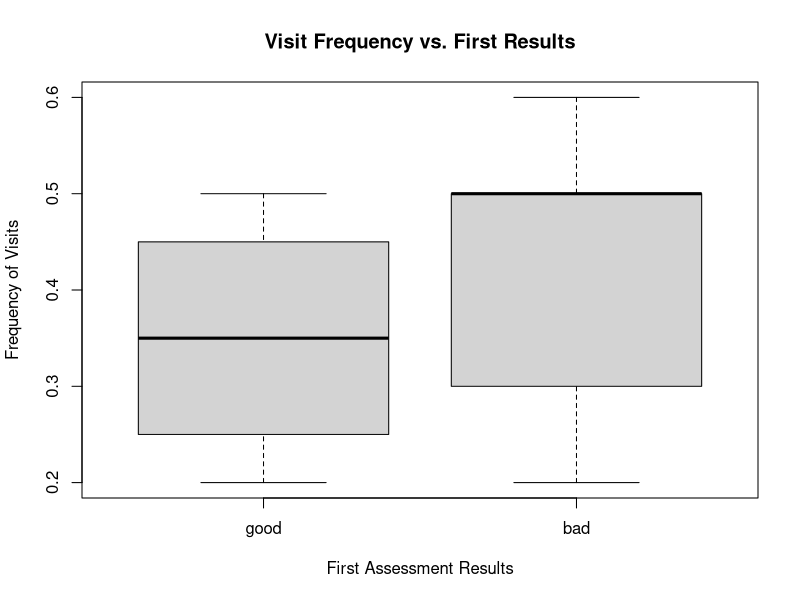
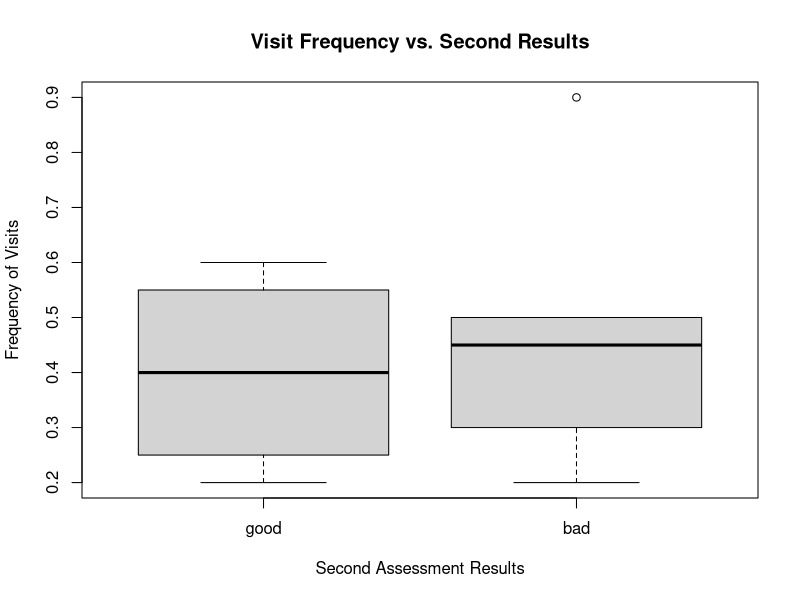
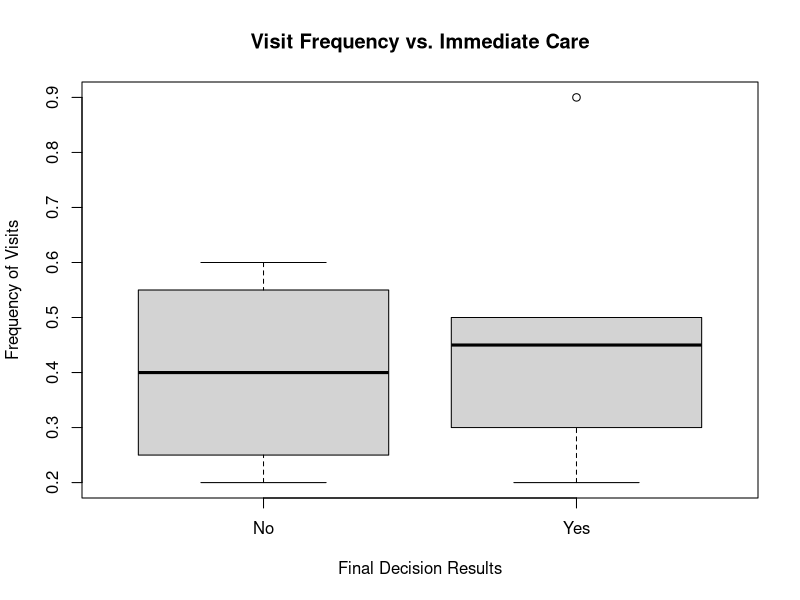
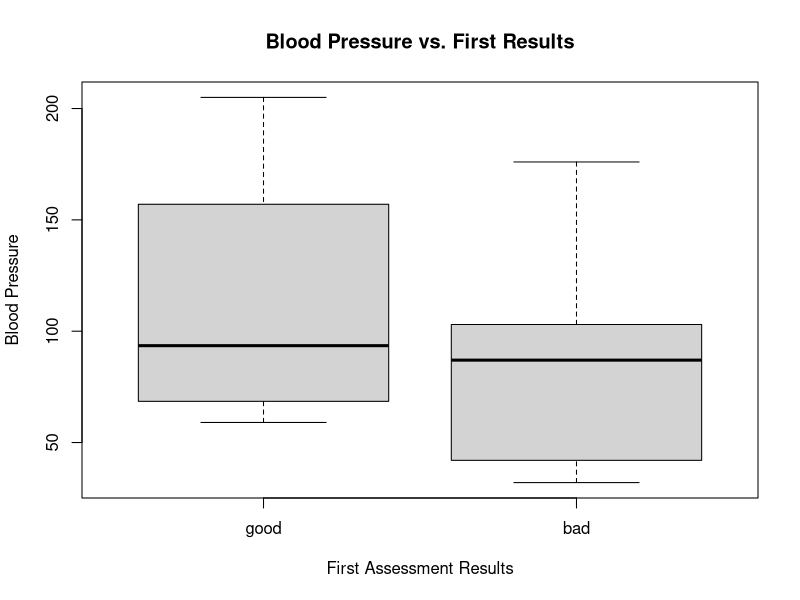
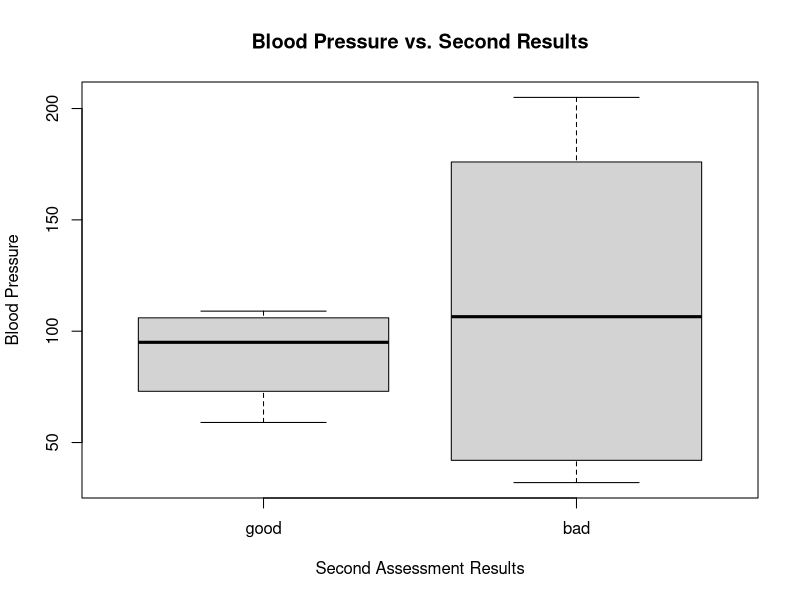
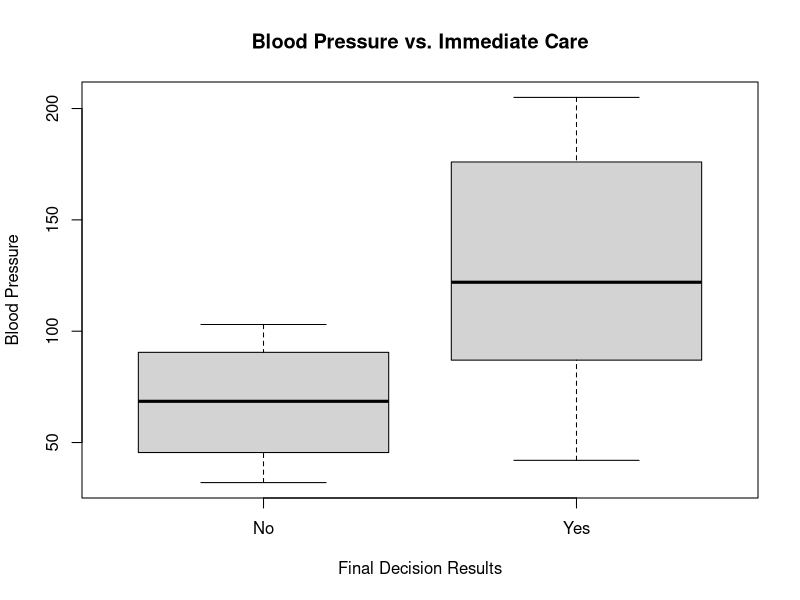
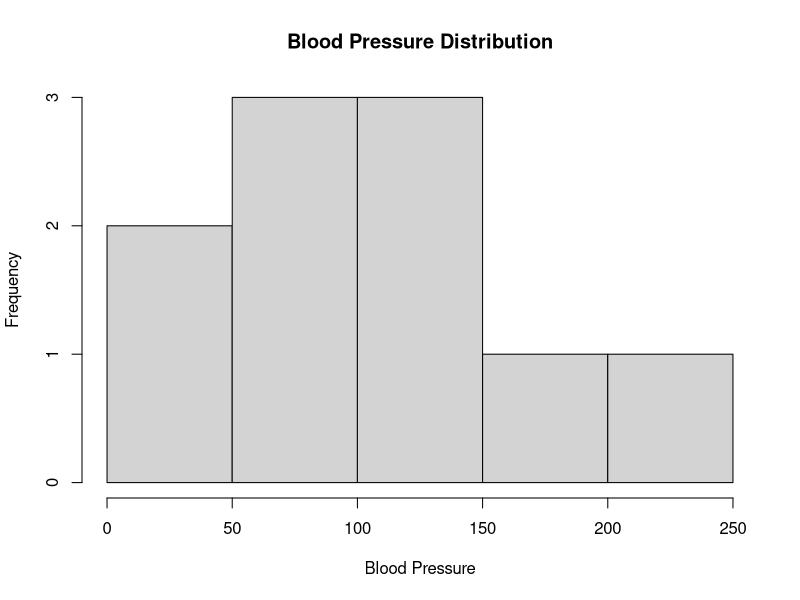
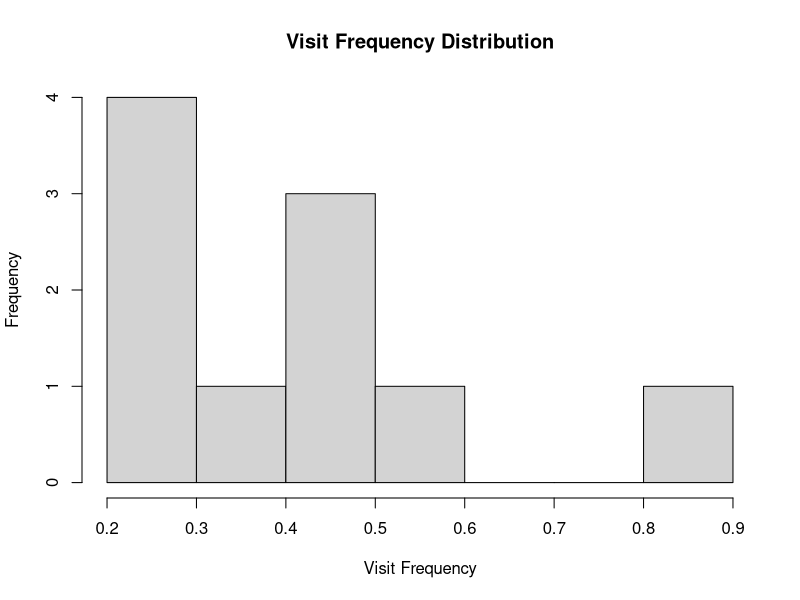

Reproduce these figures in R, in order.
## ---- chunk 1
knitr::opts_chunk$set(echo = TRUE)
## ---- chunk 2

#Vectors and Data Frame

Freq <- c(0.6, 0.3, 0.5, 0.5, 0.2, 0.5, 0.3, 0.4, 0.9, 0.2)
bloodp <- c(103, 87, 32, 42, 59, 109, 78, 205, 135, 176)
first <- c(1, 1, 1, 1, 0, 0, 0, 0, NA, 1)
second <- c(0, 0, 1, 1, 0, 0, 1, 1, 1, 1)
finaldecision <- c(0, 1, 0, 1, 0, 1, 0, 1, 1, 1)

hspPatients <- data.frame(Freq, bloodp, first, second, finaldecision)
hspPatients

#Frequency Boxplots

boxplot(Freq ~ first, hspPatients,
        main = "Visit Frequency vs. First Results",
        xlab = "First Assessment Results",
        ylab = "Frequency of Visits",
        names = c("good", "bad"))
boxplot(Freq ~ second, hspPatients,
        main = "Visit Frequency vs. Second Results",
        xlab = "Second Assessment Results",
        ylab = "Frequency of Visits",
        names = c("good", "bad"))
boxplot(Freq ~ finaldecision, hspPatients,
        main = "Visit Frequency vs. Immediate Care",
        xlab = "Final Decision Results",
        ylab = "Frequency of Visits",
        names = c("No", "Yes"))

#BP Boxplots

boxplot(bloodp ~ first, hspPatients,
        main = "Blood Pressure vs. First Results",
        xlab = "First Assessment Results",
        ylab = "Blood Pressure",
        names = c("good", "bad"))
boxplot(bloodp ~ second, hspPatients,
        main = "Blood Pressure vs. Second Results",
        xlab = "Second Assessment Results",
        ylab = "Blood Pressure",
        names = c("good", "bad"))
boxplot(bloodp ~ finaldecision, hspPatients,
        main = "Blood Pressure vs. Immediate Care",
        xlab = "Final Decision Results",
        ylab = "Blood Pressure",
        names = c("No", "Yes"))

#Histograms

hist(bloodp,
     main = "Blood Pressure Distribution",
     xlab = "Blood Pressure")
hist(Freq,
     main = "Visit Frequency Distribution",
     xlab = "Visit Frequency")
hist(finaldecision,
     main = "Final Decision Distribution",
     xlab = "Final Decision")

